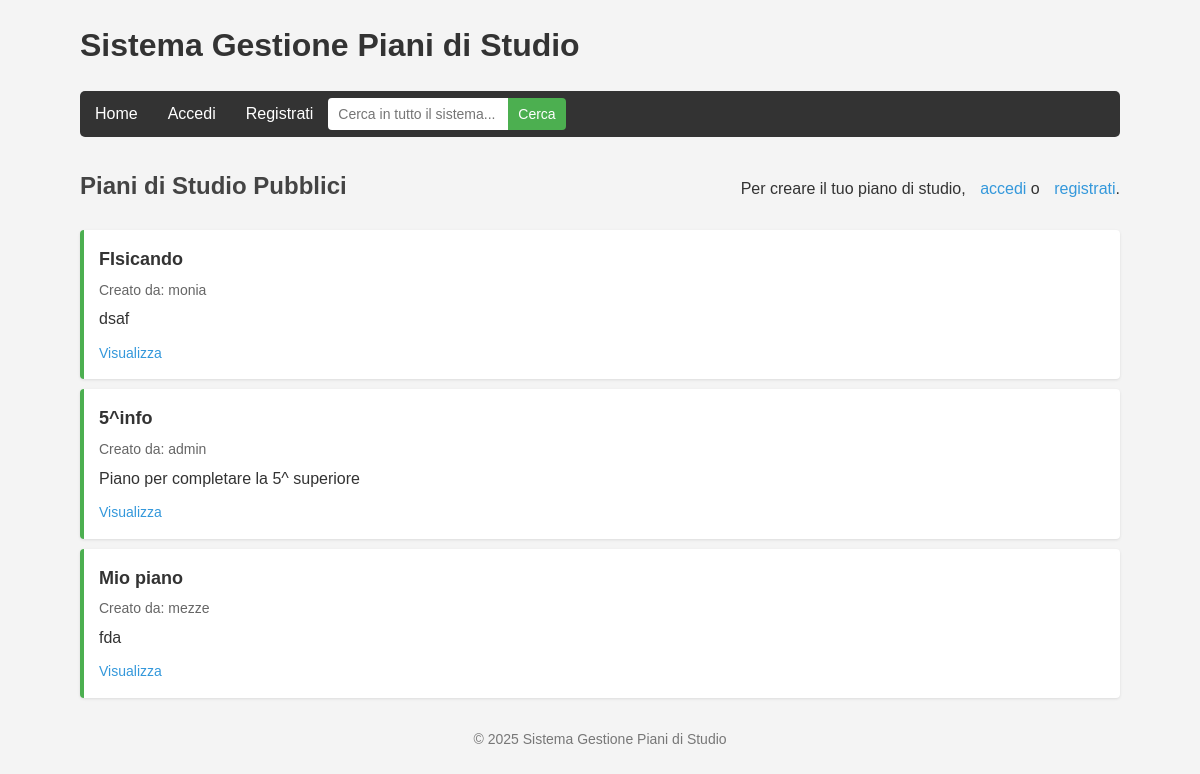
The page /pages/index.php on the database its author committed.
### tables this page shows
CREATE TABLE `piani_di_studio` (
  `id` int(11) NOT NULL,
  `nome` varchar(100) NOT NULL,
  `descrizione` text DEFAULT NULL,
  `data_creazione` timestamp NOT NULL DEFAULT current_timestamp(),
  `user_id` int(11) NOT NULL,
  `visibility` varchar(20) NOT NULL DEFAULT 'private'
);

CREATE TABLE `users` (
  `id` int(11) NOT NULL,
  `username` varchar(50) NOT NULL,
  `password` varchar(255) NOT NULL,
  `email` varchar(100) NOT NULL,
  `role` varchar(20) NOT NULL DEFAULT 'user',
  `created_at` timestamp NOT NULL DEFAULT current_timestamp()
);

### models/piano_di_studio.php (called while the page is built, shortened)
<?php
class PianoDiStudio {
    private $conn;
    private $table_name = "piani_di_studio";
    public function __construct($db) {
        $this->conn = $db;
    }
    public function readPublic() {
        $query = "SELECT * FROM " . $this->table_name . "
                  WHERE visibility = 'public'
                  ORDER BY data_creazione DESC";
        $stmt = $this->conn->prepare($query);
        $stmt->execute();
        return $stmt;
    }
}
?>

### pages/index.php (the view, shortened to what this page needs)
<?php
include_once '../ui/includes/header.php';
include_once '../models/piano_di_studio.php';
$database = new Database();
$db = $database->getConnection();
if (!$db) {
    $message = "Problema di connessione al database.";
    $message_class = "error";
} else {
    $piano = new PianoDiStudio($db);
    include_once 'handlers/piano_handler.php';
    echo "<div class='header-with-button'>";
    echo "<h2>Piani di Studio Pubblici</h2>";
    if(isset($_SESSION['user_id'])) {
        echo "<button id='showCreateFormBtn' class='btn-primary'>Aggiungi Nuovo Piano</button>";
    } else {
        echo "<p>Per creare il tuo piano di studio, <a href='login.php'>accedi</a> o <a href='register.php'>registrati</a>.</p>";
    }
    echo "</div>";
    $stmt = $piano->readPublic();
    $num = $stmt->rowCount();
    if ($num > 0) {
        echo "<ul class='item-list'>";
        while ($row = $stmt->fetch(PDO::FETCH_ASSOC)) {
            extract($row);
            $user_query = "SELECT username FROM users WHERE id = :user_id LIMIT 1";
            $user_stmt = $db->prepare($user_query);
            $user_stmt->bindParam(":user_id", $user_id);
            $user_stmt->execute();
            $user_row = $user_stmt->fetch(PDO::FETCH_ASSOC);
            $creator = $user_row ? $user_row['username'] : "Utente sconosciuto";
            echo "<li>
                    <div class='item-title'>" . htmlspecialchars($nome) . "</div>
                    <div class='item-meta'>Creato da: " . htmlspecialchars($creator) . "</div>
                    <div class='item-description'>" . htmlspecialchars($descrizione) . "</div>
                    <div class='item-actions'>
                        <a href='view_pages/view_piano.php?id=$id'>Visualizza</a>";
            echo "</div>
                </li>";
        }
        echo "</ul>";
    } else {
        echo "<p>Nessun piano di studio pubblico trovato.</p>";
    }
}
include_once '../ui/includes/footer.php';
?>

### rows shown on the page
piani_di_studio: nome "FIsicando", user.username "monia", descrizione "dsaf"
piani_di_studio: nome "5^info", user.username "admin", descrizione "Piano per completare la 5^ superiore"
piani_di_studio: nome "Mio piano", user.username "mezze", descrizione "fda"
